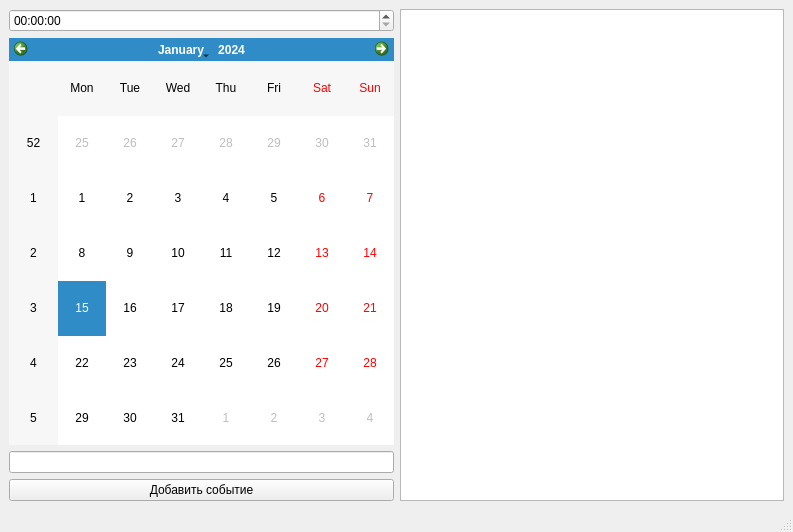
<?xml version="1.0" encoding="UTF-8"?>
<ui version="4.0">
 <class>MainWindow</class>
 <widget class="QMainWindow" name="MainWindow">
  <property name="geometry">
   <rect>
    <x>0</x>
    <y>0</y>
    <width>793</width>
    <height>532</height>
   </rect>
  </property>
  <property name="sizePolicy">
   <sizepolicy hsizetype="Maximum" vsizetype="Maximum">
    <horstretch>0</horstretch>
    <verstretch>0</verstretch>
   </sizepolicy>
  </property>
  <property name="windowTitle">
   <string>MainWindow</string>
  </property>
  <widget class="QWidget" name="centralwidget">
   <property name="enabled">
    <bool>true</bool>
   </property>
   <property name="sizePolicy">
    <sizepolicy hsizetype="Maximum" vsizetype="Maximum">
     <horstretch>0</horstretch>
     <verstretch>0</verstretch>
    </sizepolicy>
   </property>
   <layout class="QHBoxLayout" name="horizontalLayout_2">
    <item>
     <layout class="QVBoxLayout" name="verticalLayout">
      <item>
       <widget class="QTimeEdit" name="timeEdit"/>
      </item>
      <item>
       <widget class="QCalendarWidget" name="calendarWidget"/>
      </item>
      <item>
       <widget class="QLineEdit" name="lineEdit"/>
      </item>
      <item>
       <widget class="QPushButton" name="addEventBtn">
        <property name="text">
         <string>Добавить событие</string>
        </property>
       </widget>
      </item>
     </layout>
    </item>
    <item>
     <widget class="QListWidget" name="eventList"/>
    </item>
    <item>
     <layout class="QVBoxLayout" name="verticalLayout_4"/>
    </item>
   </layout>
  </widget>
  <widget class="QMenuBar" name="menubar">
   <property name="geometry">
    <rect>
     <x>0</x>
     <y>0</y>
     <width>793</width>
     <height>26</height>
    </rect>
   </property>
  </widget>
  <widget class="QStatusBar" name="statusbar"/>
 </widget>
 <resources/>
 <connections/>
</ui>
